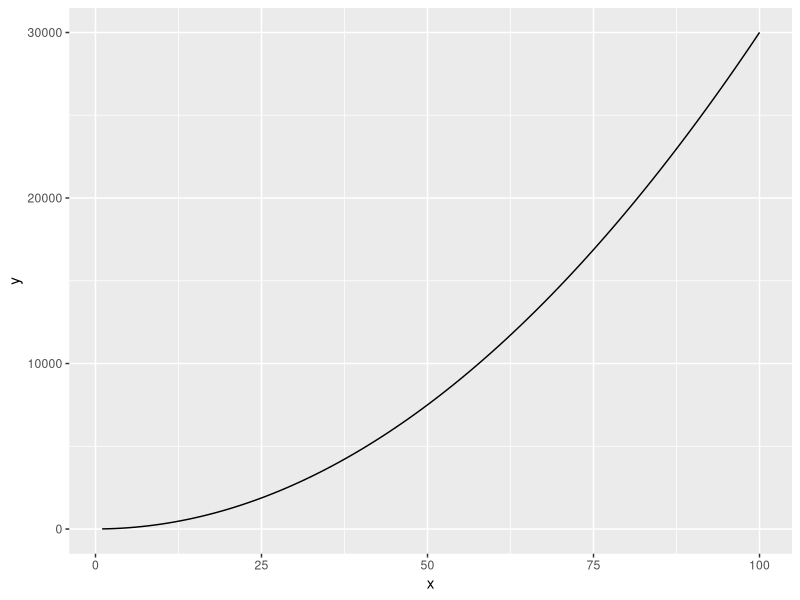
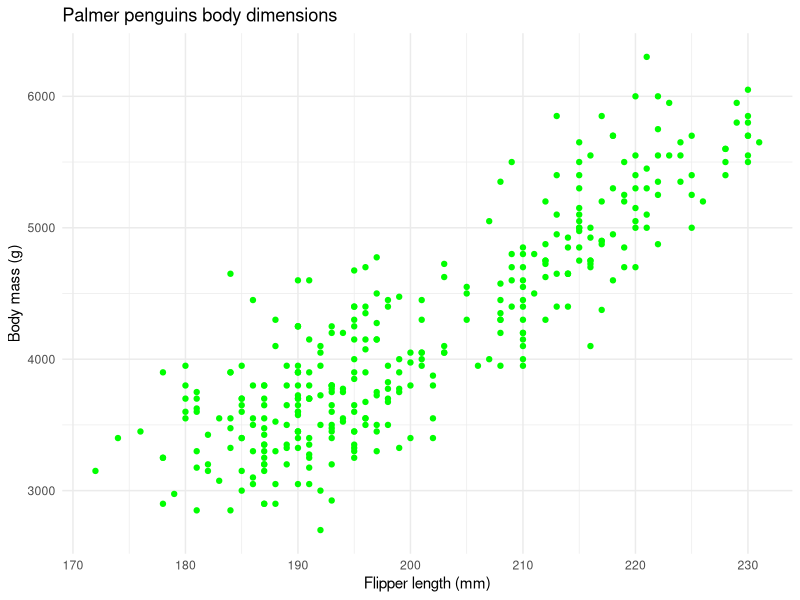

The R script that drew these images, in order:
## ---- chunk 1
library(tidyverse)
library(palmerpenguins)
## ---- chunk 2
fx = function(x) {3 * x ^ 2 + 4}

ggplot(data = data.frame(x = c(1, 100)), aes(x = x)) +
  geom_function(fun = fx)
## ---- chunk 3
fxyz = expression(2 * x * y + 3 * (x ^ 2) * (z ^ 3))

dfdy = D(fxyz, 'y')

dfdy
## ---- chunk 4
ggplot() + 
  geom_point(data = penguins, 
             aes(x = flipper_length_mm, 
                 y = body_mass_g),
             color = 'green') +
  labs(x = "Flipper length (mm)", 
       y = "Body mass (g)", 
       title = "Palmer penguins body dimensions") + 
  theme_minimal()
